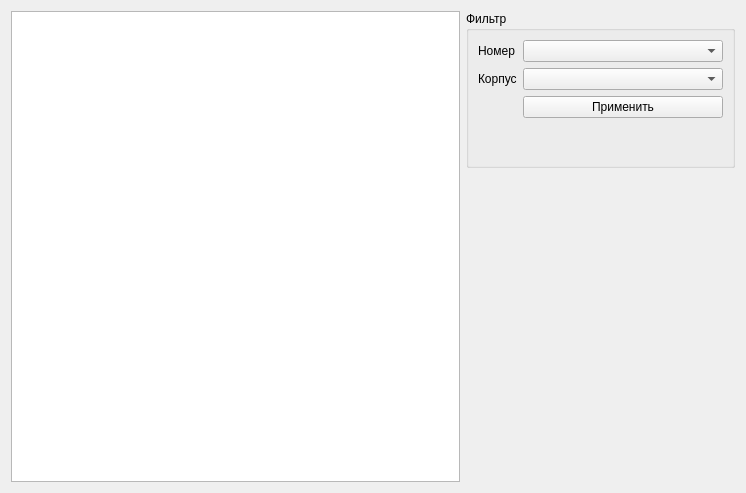
<?xml version="1.0" encoding="UTF-8"?>
<ui version="4.0">
 <class>AudienceWidget</class>
 <widget class="QWidget" name="AudienceWidget">
  <property name="geometry">
   <rect>
    <x>0</x>
    <y>0</y>
    <width>746</width>
    <height>493</height>
   </rect>
  </property>
  <property name="windowTitle">
   <string>Form</string>
  </property>
  <layout class="QHBoxLayout" name="horizontalLayout" stretch="5,3">
   <item>
    <widget class="QTableWidget" name="tableWidget"/>
   </item>
   <item>
    <layout class="QVBoxLayout" name="verticalLayout" stretch="1,2">
     <item>
      <widget class="QGroupBox" name="groupBox">
       <property name="title">
        <string>Фильтр</string>
       </property>
       <layout class="QFormLayout" name="formLayout">
        <item row="0" column="0">
         <widget class="QLabel" name="numberLabel">
          <property name="text">
           <string>Номер</string>
          </property>
         </widget>
        </item>
        <item row="0" column="1">
         <widget class="QComboBox" name="numberComboBox"/>
        </item>
        <item row="1" column="0">
         <widget class="QLabel" name="buildingLabel">
          <property name="text">
           <string>Корпус</string>
          </property>
         </widget>
        </item>
        <item row="1" column="1">
         <widget class="QComboBox" name="buildingComboBox"/>
        </item>
        <item row="2" column="1">
         <widget class="QPushButton" name="filterPushButton">
          <property name="text">
           <string>Применить</string>
          </property>
         </widget>
        </item>
       </layout>
      </widget>
     </item>
     <item>
      <spacer name="verticalSpacer">
       <property name="orientation">
        <enum>Qt::Vertical</enum>
       </property>
       <property name="sizeHint" stdset="0">
        <size>
         <width>20</width>
         <height>40</height>
        </size>
       </property>
      </spacer>
     </item>
    </layout>
   </item>
  </layout>
 </widget>
 <resources/>
 <connections/>
</ui>
